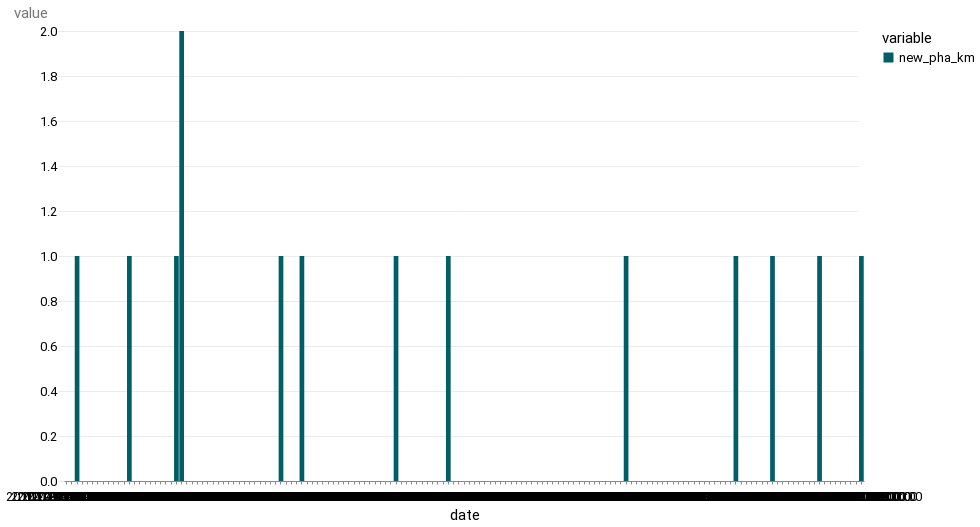

The cell this chart's notebook holds for it:
### Code cell
alt.Chart(df_long[df_long["variable"] == "new_pha_km"]).mark_bar().encode(
    x="date:O",
    y="value",
    color="variable",
    order=alt.Order("variable", sort="descending"),
)

### Figure 1 — Vega-Lite specification as saved in the notebook (floating-point values rounded to 4 significant figures; data arrays with more than 128 entries replaced by an {"elided": "..."} marker saying what was removed)
{"config": {"view": {"width": 800, "height": 450, "strokeOpacity": 0}, "background": "#ffffff", "title": {"anchor": "start", "font": "Summit Sans", "fontColor": "palette[\"black\"]", "fontSize": 18, "fontWeight": "normal"}, "arc": {"fill": "#00d4d8"}, "area": {"fill": "#00d4d8"}, "line": {"stroke": "#00d4d8", "strokeWidth": 3}, "path": {"stroke": "#00d4d8"}, "rect": {"fill": "#00d4d8"}, "shape": {"stroke": "#00d4d8"}, "bar": {"fill": "#00d4d8"}, "point": {"stroke": "#00d4d8"}, "symbol": {"fill": "#00d4d8", "size": 30}, "axis": {"titleFont": "Roboto", "titleFontSize": 15, "titleFontWeight": "normal", "labelFont": "Roboto, sans", "labelFontSize": 13, "labelFontWeight": "normal"}, "axisX": {"labelAngle": 0, "labelPadding": 6, "tickSize": 3, "grid": false}, "axisY": {"labelBaseline": "middle", "maxExtent": 45, "minExtent": 45, "titleAlign": "left", "titleAngle": 0, "titleX": -45, "titleY": -11, "domainOpacity": 0, "gridWidth": 0.6, "gridColor": "#dddddd", "offset": 6, "tickSize": 0, "titleColor": "#767676"}, "legend": {"titleFont": "Roboto", "titleFontSize": 15, "titleFontWeight": "normal", "symbolType": "square", "labelFont": "Roboto, sans", "labelFontSize": 13}, "range": {"category": ["#005f66", "#e37e2d", "#d64a3b", "#76b0ef", "#c1bc40"], "diverging": ["#e68a4f", "#f4bb6a", "#f9e39c", "#dadfe2", "#a6b7c6", "#849eae"], "heatmap": ["#7ff6f6", "#00eeef", "#00d4d8", "#00abb2", "#00848b", "#fbf2c7", "#00363d"], "ordinal": ["#7ff6f6", "#00eeef", "#00d4d8", "#00abb2", "#00848b", "#fbf2c7", "#00363d"], "ramp": ["#7ff6f6", "#00eeef", "#00d4d8", "#00abb2", "#00848b", "#fbf2c7", "#00363d"]}}, "data": {"name": "data-6bee15edd3d76f9d161a79c5c813ba63"}, "mark": "bar", "encoding": {"color": {"field": "variable", "type": "nominal"}, "order": {"field": "variable", "sort": "descending", "type": "nominal"}, "x": {"field": "date", "type": "ordinal"}, "y": {"field": "value", "type": "quantitative"}}, "$schema": "https://vega.github.io/schema/vega-lite/v4.17.0.json", "datasets": {"data-6bee15edd3d76f9d161a79c5c813ba63": {"elided": "153 records"}}}
